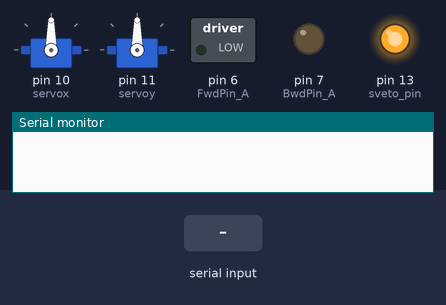
This sketch was run on a simulated Arduino Mega 2560, built with avr-gcc and run on an emulated ATmega2560. On the bench: 2 × servo, switched loads named in the sketch (green lamp = pin HIGH), output pins drawn as LEDs (lit = HIGH), the last lines printed to the serial monitor. The inputs (shaded band) are chosen by the test bench.

Above: at 4.2 s.
4.3 s: "enemy,1\n" received over Serial
At 5.1 s:
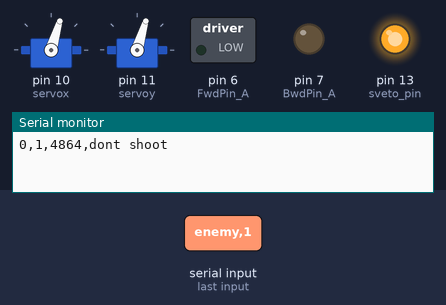
6.1 s: "enemy,150\n" received over Serial
At 7.1 s:
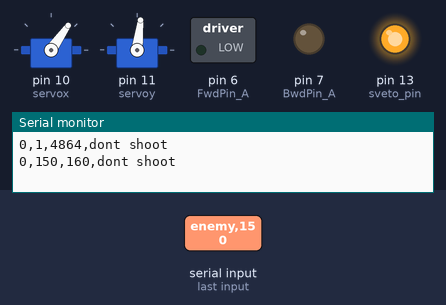
7.9 s: "ours,1\n" received over Serial
At 9.1 s:
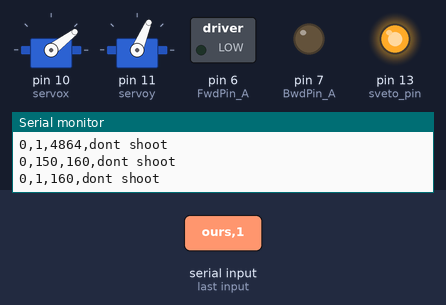
9.7 s: "ours,150\n" received over Serial
At 11.0 s:
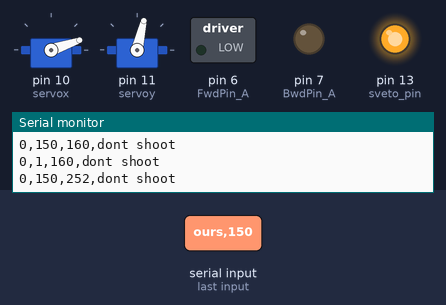
11.5 s: "enemy\n" received over Serial
At 13.5 s:
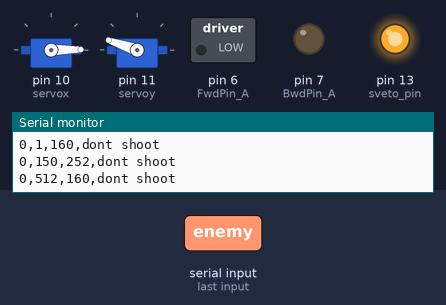
14.0 s: "30,150\n" received over Serial
At 15.6 s:
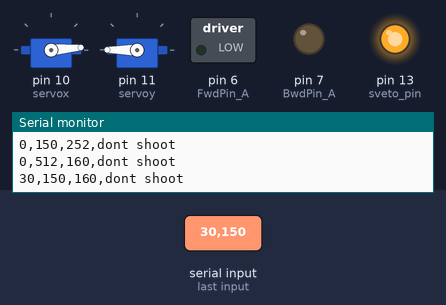
Timing chart, 0 to 16.7 s (numbered marks = the images above; inputs shaded):
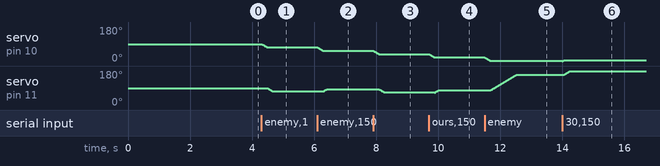

Measured:
- after the input at 4.3 s, servo on pin 10 (servox): moves from 90° to 73° over 0.16 s, starting at once; servo on pin 11 (servoy): moves from 90° to 73° over 0.15 s, starting after 0.20 s
- after the input at 6.1 s, servo on pin 10 (servox): moves from 73° to 55° over 0.18 s, starting at once; servo on pin 11 (servoy): 73° → 83° after 0.18 s
- after the input at 7.9 s, servo on pin 10 (servox): moves from 55° to 37° over 0.18 s, starting at once
- after the input at 9.7 s, servo on pin 10 (servox): moves from 37° to 19° over 0.18 s, starting at once; servo on pin 11 (servoy): 67° → 77° after 0.18 s
- after the input at 11.5 s, servo on pin 10 (servox): moves from 19° to 1° over 0.18 s, starting at once; servo on pin 11 (servoy): moves from 77° to 161° over 0.84 s, starting after 0.18 s
- after the input at 14.0 s, servo on pin 10 (servox): 1° → 5° at once; servo on pin 11 (servoy): moves from 161° to 180° over 0.18 s, starting after 0.06 s

The sketch:

first_robot.ino
```cpp
#include <Servo.h>
#include <SoftwareSerial.h>

#define BT_RX 18
#define BT_TX 19

Servo servox;
Servo servoy;

String dataFromBluetooth = "dont shoot";  // Переменная для хранения текущего значения от Bluetooth
String currentBluetoothState = "";   // Переменная для хранения текущего состояния

int MaxSpd = 160;

int ind_of_object;

int past_angle_x = 90;
int past_angle_y = 90;
int angle_x;
int angle_y;

const int sveto_pin = 13;

const int FwdPin_A = 6;
const int BwdPin_A = 7;

const int numReadings = 5; // Количество значений для скользящего среднего

int readings_x[numReadings]; // Массив для хранения значений angle_x
int readings_y[numReadings]; // Массив для хранения значений angle_y

int readIndex_x = 0;         // Текущий индекс для angle_x
int readIndex_y = 0;         // Текущий индекс для angle_y

int total_x = 0;             // Сумма значений angle_x
int total_y = 0;             // Сумма значений angle_y

int average_x = 0;           // Среднее значение angle_x
int average_y = 0;           // Среднее значение angle_y

unsigned long lastBluetoothCheckTime = 0;  // Время последнего выполнения блока Bluetooth
const unsigned long bluetoothCheckInterval = 5000;  // Интервал проверки Bluetooth (5 секунд)

void setup() {
  servox.attach(10);  // Сервопривод X на пин 10
  servoy.attach(11);   // Сервопривод Y на пин 11

  pinMode(FwdPin_A, OUTPUT);
  pinMode(BwdPin_A, OUTPUT);

  Serial.begin(115200);
  delay(3000);
  Serial1.begin(9600);

  pinMode(sveto_pin, 1);

  digitalWrite(sveto_pin, 1);

  // Инициализация массивов для скользящего среднего
  for (int i = 0; i < numReadings; i++) {
    readings_x[i] = 90;
    readings_y[i] = 90;
    total_x += readings_x[i];
    total_y += readings_y[i];
  }
}

void loop() {
  // Обработка данных от Serial (как в оригинальном коде)
  if (Serial.available() > 0) {
    String message = Serial.readStringUntil('\n');
    message.trim();

    int values[3];  // Массив для хранения значений: servo_x, servo_y, индекс объекта
    int index = 0;
    int start = 0;
    int end = message.indexOf(',');

    // Разделяем строку на значения
    while (end != -1 && index < 3) {
      values[index] = message.substring(start, end).toInt();
      start = end + 1;
      end = message.indexOf(',', start);
      index++;
    }

    // Если значений меньше 3, берем оставшуюся часть строки
    if (index < 3) {
      values[index] = message.substring(start).toInt();
    }

    // Выводим полученные значения для отладки
    for (int i = 0; i < 3; i++) {
      Serial.print(values[i]);
      if (i < 2) Serial.print(",");
    }
    Serial.print(",");
    Serial.println(dataFromBluetooth);

    // Извлекаем углы
    angle_x = values[0];
    angle_y = values[1];
    ind_of_object = values[2];

    // Сглаживание angle_x
    total_x = total_x - readings_x[readIndex_x]; // Убираем старое значение
    readings_x[readIndex_x] = angle_x;           // Добавляем новое значение
    total_x = total_x + readings_x[readIndex_x]; // Обновляем сумму
    readIndex_x = (readIndex_x + 1) % numReadings; // Переходим к следующему индексу
    average_x = total_x / numReadings;           // Вычисляем среднее

    // Сглаживание angle_y
    total_y = total_y - readings_y[readIndex_y]; // Убираем старое значение
    readings_y[readIndex_y] = angle_y;           // Добавляем новое значение
    total_y = total_y + readings_y[readIndex_y]; // Обновляем сумму
    readIndex_y = (readIndex_y + 1) % numReadings; // Переходим к следующему индексу
    average_y = total_y / numReadings;           // Вычисляем среднее

    int step_x = (average_x > past_angle_x) ? 1 : -1;
    for (int i = past_angle_x; i != average_x; i += step_x) {
      servox.write(i);
      delay(10); // Задержка для плавности
    }
    past_angle_x = average_x;

    int step_y = (average_y > past_angle_y) ? 1 : -1;
    for (int i = past_angle_y; i != average_y; i += step_y) {
      servoy.write(i);
      delay(10);
    }
    past_angle_y = average_y;
  }

  // Обновление значения от Bluetooth (выполняется сразу при получении данных)
  if (Serial1.available()) {
    dataFromBluetooth = Serial1.readString();
    dataFromBluetooth.trim();

    if (dataFromBluetooth != currentBluetoothState) {
      currentBluetoothState = dataFromBluetooth;
      Serial1.print("New Bluetooth state: ");
      Serial1.println(currentBluetoothState);
    }
  }

  // Выполнение блока условий раз в 5 секунд
  unsigned long currentMillis = millis();
  if (currentMillis - lastBluetoothCheckTime >= bluetoothCheckInterval) {
    lastBluetoothCheckTime = currentMillis;  // Обновляем время последней проверки

    if (currentBluetoothState == "enemy" && (ind_of_object == 0 || ind_of_object == 2 || ind_of_object == 3)) {
      Serial1.println("Shooting enemy");
      analogWrite(BwdPin_A, 0);
      analogWrite(FwdPin_A, MaxSpd);
      delay(600);
      analogWrite(FwdPin_A, 0);
    } else if (currentBluetoothState == "dont shoot") {
      analogWrite(FwdPin_A, 0);
      Serial1.println("Dont shooting");
    } else if (currentBluetoothState == "ours" && (ind_of_object == 0 || ind_of_object == 1)) {
      Serial1.println("Shooting ours and enemy");
      analogWrite(BwdPin_A, 0);
      analogWrite(FwdPin_A, MaxSpd);
      delay(600);
      analogWrite(FwdPin_A, 0);
    } else {
      analogWrite(FwdPin_A, 0);
      Serial1.println("Dont shooting");
    }
//    dataFromBluetooth = "dont shoot";  // Сброс состояния после выполнения
  }
}
```
